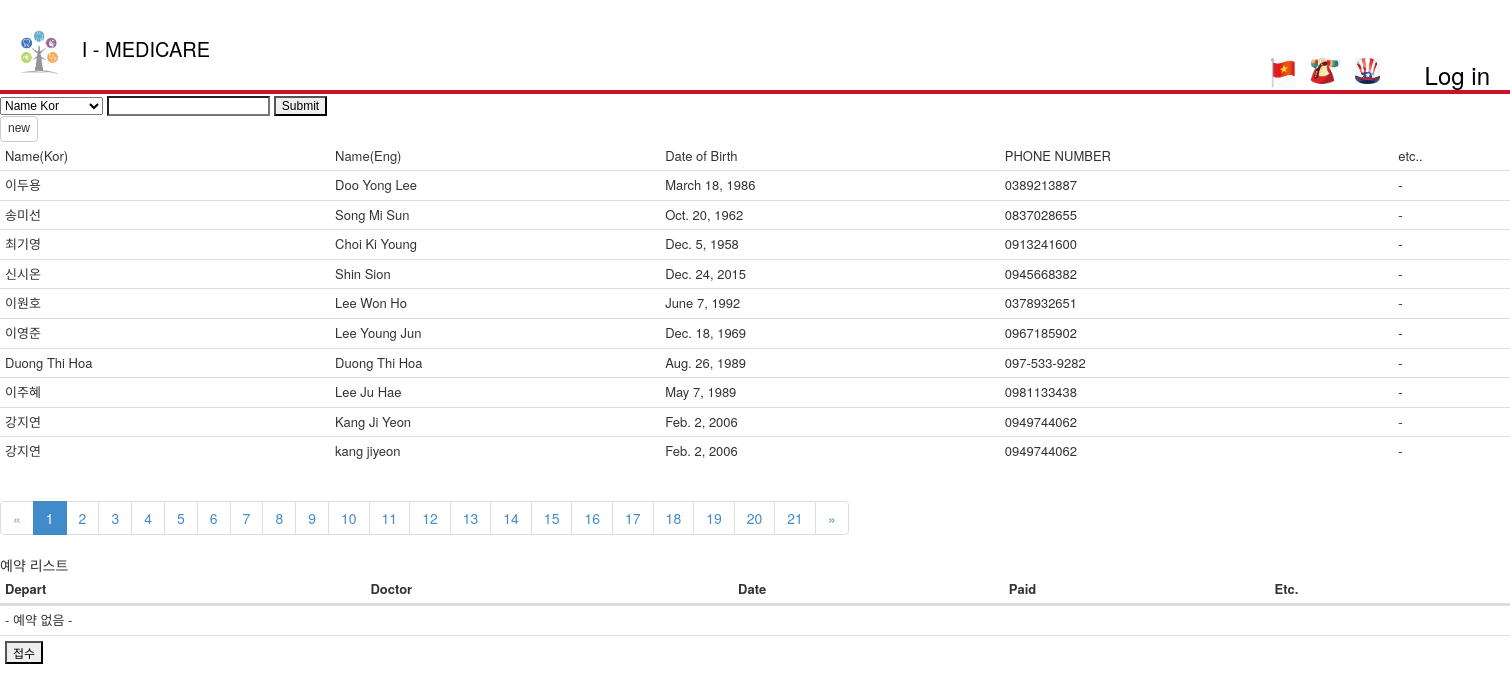
The page /receptionist/search on the database as committed earlier.
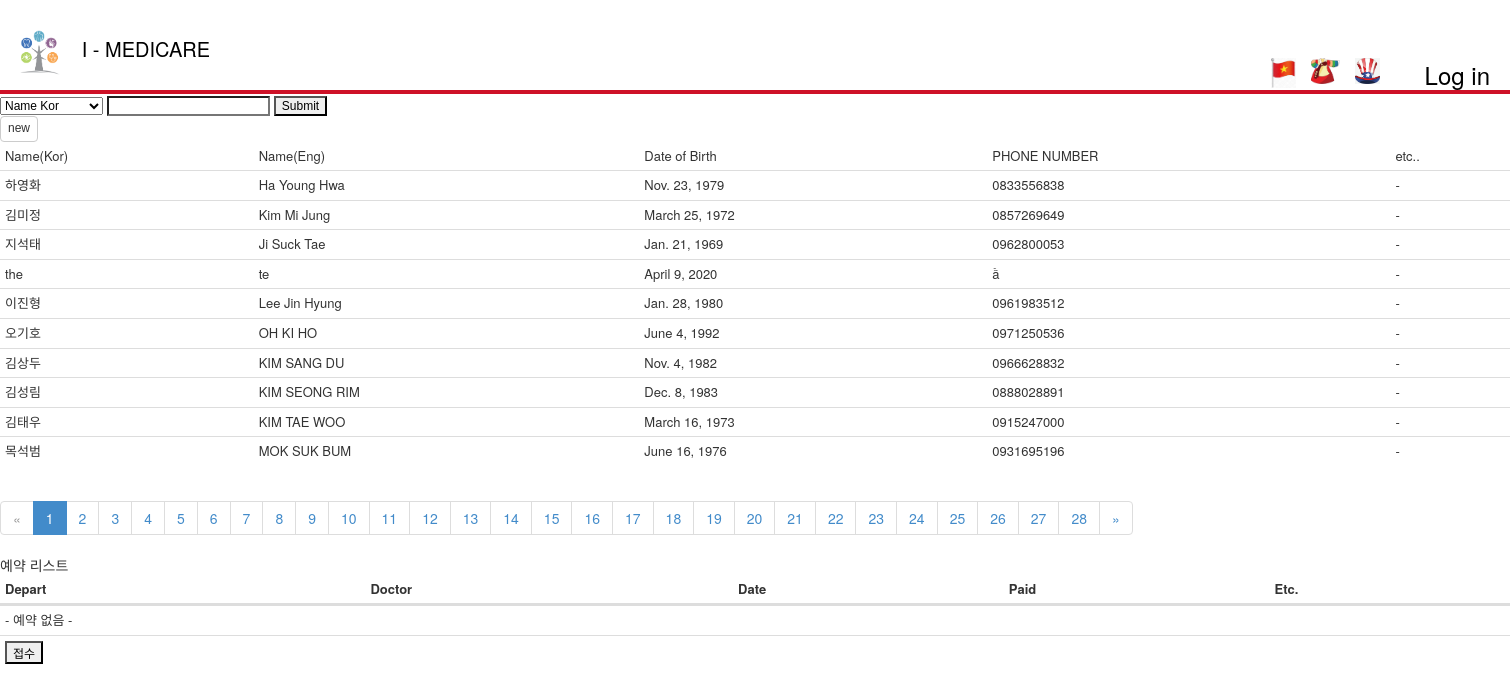
The same page on the database as committed later.
### Patient/models.py (models this page shows, shortened)
class Patient(models.Model):
    name_kor = models.CharField(
        max_length = 64,
        )
    name_eng = models.CharField(
        max_length = 64,
        )
    phone = models.CharField(
        max_length = 64,
        )
    gender = models.CharField(
        max_length = 8,
        )
    date_of_birth = models.DateField(
        blank=True,
        )
    date_registered = models.DateTimeField(
        auto_now_add=True,
        )
    address = models.CharField(
        max_length = 256,
        null=True,
        )
    past_id = models.CharField(
        null = True,
        default = None,
        max_length = 32,
        )

### Receptionist/views.py (the view)
# urls.py: path('search',views.search,name='search'),
def search(request):
    search_form = SearchPatientForm()
    page_context = 10 # 페이지 컨텐츠 갯수
    if 'search' in request.POST:
        search_form = SearchPatientForm(data = request.POST)
        if search_form.is_valid():
            category = search_form.cleaned_data['select']
            string = search_form.cleaned_data['search_input']
            kwargs = {
                    '{0}__{1}'.format(category, 'icontains'): string,
                }
            datas = Patient.objects.filter(**kwargs ).order_by("-id")
    else:
        datas = Patient.objects.all().order_by("-id")
    page = request.GET.get('page',1)
    paginator = Paginator(datas, page_context)
    try:
        paging_data = paginator.page(page)
    except PageNotAnInteger:
        paging_data = paginator.page(1)
    except EmptyPage:
        paging_data = paginator.page(paginator.num_pages)
    return render(request,
    'Receptionist/search.html',
            {
                'search': search_form,
                'datas':paging_data,
            },
        )

### Receptionist/forms.py
class SearchPatientForm(forms.Form):
    SEARCH_SEL = (
        ('name_kor',_('Name Kor')),
        ('name_eng',_('Name Eng')),
        ('date_of_birth',_('Date of Birth')),
        ('phone',_('Phone Number')),
        )
    filter = forms.ChoiceField(
        widget=forms.Select,
        choices=SEARCH_SEL,
        )
    search_input = forms.CharField(
        )

### Receptionist/templates/Receptionist/search.html (shortened to what this page needs)
﻿{% extends "app/layout.html" %}
{% load staticfiles %}
{% block content %}
<form id="signup" class="form-horizontal" method="post" action="{% url 'Receptionist:reception_search' %}" enctype="multipart/form-data">
    <div class="search">
        <div>
            {{ search.filter }}
            {{ search.search_input }}
            <input type="submit" name="search" />
        </div>
        <div class="button">
            <a href="{% url 'Receptionist:reception' %}"><input type="button" value="new" class="btn btn-default" /></a>
        </div>
        <table class="table">
            <thead class="table-primary">
                <tr>
                    <td cols="col">Name(Kor)</td>
                    <td cols="col">Name(Eng)</td>
                    <td cols="col">Date of Birth</td>
                    <td cols="col">PHONE NUMBER</td>
                    <td cols="col">etc..</td>
                </tr>
            </thead>
            <tbody>
                {% for data in datas %}
                <tr style="cursor:pointer;" id="" onclick="check_reservation({{ data.id }})">
                    <td>{{data.name_kor}}</td>
                    <td>{{data.name_eng}}</td>
                    <td>{{data.date_of_birth}}</td>
                    <td>{{data.phone}}</td>
                    <td>-</td>
                </tr>
                {% endfor %}
            </tbody>
        </table>
        {% if datas.has_other_pages %}
        <ul class = "pagination">
        {% if datas.has_previous %}
          <li><a href="?page={{ datas.previous_page_number }}">&laquo;</a></li>
        {% else %}
          <li class = "disabled"><span>&laquo;</span></li>
        {% endif %}
        {% for i in datas.paginator.page_range %}
          {% if datas.number == i %}
            <li class="active"><span>{{ i }} <span class="sr-only">(current)</span></span></li>
          {% else %}
            <li><a href="?page={{ i }}">{{ i }}</a></li>
          {% endif %}
        {% endfor %}
        {% if datas.has_next %}
            <li><a href="?page={{ datas.next_page_number }}">&raquo;</a></li>
        {% else %}
            <li class="disabled"><span>&raquo;</span></li>
        {%endif %}
        </ul>
    {%endif%}
    </div>
    <div>
        예약 리스트
        <table class="table" id="reservation_table">
            <thead>
                <tr>
                    <th>Depart</th>
                    <th>Doctor</th>
                    <th>Date</th>
                    <th>Paid</th>
                    <th>Etc.</th>
                </tr>
            </thead>
            <tbody>
            {% if reservations  %}
                {% for reserve in reservations %}
                    <tr style="cursor:pointer;" onclick="reception_reserve({{ reserve.id }})">
                        <td></td>
                        <td></td>
                        <td></td>
                        <td></td>
                        <td>-</td>
                    </tr>
                {% endfor %}
            {% else %}
                <tr>
                    <td colspan="5"> - 예약 없음 - </td>
                </tr>
            {% endif %}
                <tr>
                    <td colspan="5"><input type="submit" value="접수" /></td>
                </tr>
            </tbody>
        </table>
    </div>
</form>
    {% endblock %}

### app/templates/app/layout.html (shortened to what this page needs)
﻿<!DOCTYPE html>
{% load i18n %}
<html >
<head>
    {% load staticfiles %}
    <link rel="stylesheet" type="text/css" href="{% static 'app/content/bootstrap.min.css' %}" />
    <link rel="stylesheet" type="text/css" href="{% static 'css/wrapper.css' %}" />
    <link rel="stylesheet" href="{% static 'jquery-ui-1.8.18/themes/base/jquery-ui.css' %}" type="text/css" />
    <link rel="stylesheet" href="{% static 'css/font-awesome.min.css' %}">
    <link rel="stylesheet" type="text/css" href="{% static 'css/daterangepicker.min.css' %}" />
</head>
<body>
    <div class="navbar navbar-inverse navbar-fixed-top" style=" margin:0px; position:inherit; background:rgb(255, 255, 255); border-bottom:4px solid rgba(206, 17, 39, 1);border-color:rgba(206, 17, 39, 1);">
        <div class="">
            <div class="navbar-header">
                <a href="{% url 'index' %}" class="navbar-brand" style="padding-top:7.5px; padding-left:15px; padding-right:15px; color:rgba(0,0,0, 1); font-size:20px; ">
                <img src="{% static 'img/Menu_icon.png' %}" style="height:47px;"/>&nbsp;&nbsp;&nbsp;I - MEDICARE</a>
            </div>
            <div class="navbar-collapse collapse top_menu" >
                {% include 'app/loginpartial.html' %}
                <ul class="language_ul nav navbar-nav navbar-right" style="margin-right:30px;">
                    <li><a href="" onclick="set_lang('vie')"><image src="{% static 'img/vie.png' %}" style='height:30px;' /></a></li>
                    <li><a href="" onclick="set_lang('ko')"><image src="{% static 'img/ko.png' %} " style='height:26px;'/></a></li>
                    <li><a href="" onclick="set_lang('en')"><image src="{% static 'img/en.png' %} " style='height:26px;'/></a></li>
                </ul>
            </div>
        </div>
    </div>
    <div class="body-content">
{% block content %}{% endblock %}
    </div>
</body>
</html>

### app/templates/app/loginpartial.html (shortened to what this page needs)
{% if user.is_authenticated %}
<form id="logoutForm" action="/logout/" method="post" class="navbar-right">
    {% csrf_token %}
    <ul class="nav navbar-nav navbar-right logout_ul" style="margin-right:20px; margin-top:45px;">
        <!--
        <li>
            <div style="border:none; width:200px; height:50px; line-height:50px; color:#dedede;font-size:20px; text-align:center;" id="clock"></div>
        </li>
            -->
        <li><a href="javascript:document.getElementById('logoutForm').submit()" style="color:rgba(0,0,0, 1);">{{ _('Log out') }}</a></li>
    </ul>
</form>
{% else %}
<ul class="nav navbar-nav navbar-right logout_ul" style="margin-right:20px; margin-top:45px;">
    <li><a href="{% url 'login' %}" style="color:rgba(0,0,0, 1);">{{ _('Log in') }}</a></li>
</ul>
{% endif %}

### Manage/static/css/wrapper.css (style rules this page uses)
html { margin:0; padding:0; width:100%; height:100%; }
body { min-width: 1500px; max-width: 1980px; min-height: 750px; margin: 0; padding: 0; font: 6.7px; }
body:before { overflow-x: hidden; overflow-y: auto; height: auto; display: block; padding-top: 100%; }
.body-content { height: 100%; width: 100%; }
input, select, textarea { font: 400 12px Arial; }
th ,td { font-size: 13px; }
.language_ul { list-style:none; }
.language_ul li a { padding:0px; margin-top: 38px; margin-right: 15px; }
.logout_ul li a { padding: 0px; font-size: 24px; }
.top_menu { padding:0px; }
.table { margin-bottom: 15px; }
.table thead > tr > th, .table tbody > tr > th, .table tfoot > tr > th, .table thead > tr > td, .table tbody > tr > td, .table tfoot > tr > td { padding: 5px; border-top: 1px solid #ddd; }
.table thead > tr > th { border-bottom: 0.4vh solid #ddd; }
.btn { padding: 3.5px 7px; font-size: 12px; }

Rows that differ between the two databases and show on the page:
no longer on this page (row unchanged): Patient: name_kor "이두용", name_eng "Doo Yong Lee", date_of_birth "March 18, 1986", phone "0389213887"
no longer on this page (row unchanged): Patient: name_kor "송미선", name_eng "Song Mi Sun", date_of_birth "Oct. 20, 1962", phone "0837028655"
no longer on this page (row unchanged): Patient: name_kor "최기영", name_eng "Choi Ki Young", date_of_birth "Dec. 5, 1958", phone "0913241600"
no longer on this page (row unchanged): Patient: name_kor "신시온", name_eng "Shin Sion", date_of_birth "Dec. 24, 2015", phone "0945668382"
no longer on this page (row unchanged): Patient: name_kor "이원호", name_eng "Lee Won Ho", date_of_birth "June 7, 1992", phone "0378932651"
no longer on this page (row edited): Patient: name_kor "이영준", name_eng "Lee Young Jun", date_of_birth "Dec. 18, 1969", phone "0967185902"
no longer on this page (row unchanged): Patient: name_kor "Duong Thi Hoa", name_eng "Duong Thi Hoa", date_of_birth "Aug. 26, 1989", phone "097-533-9282"
no longer on this page (row unchanged): Patient: name_kor "이주혜", name_eng "Lee Ju Hae", date_of_birth "May 7, 1989", phone "0981133438"
no longer on this page (row unchanged): Patient: name_kor "강지연", name_eng "Kang Ji Yeon", date_of_birth "Feb. 2, 2006", phone "0949744062"
no longer on this page (row unchanged): Patient: name_kor "강지연", name_eng "kang jiyeon", date_of_birth "Feb. 2, 2006", phone "0949744062"
added Patient: name_kor "하영화", name_eng "Ha Young Hwa", date_of_birth "Nov. 23, 1979", phone "0833556838"
added Patient: name_kor "김미정", name_eng "Kim Mi Jung", date_of_birth "March 25, 1972", phone "0857269649"
added Patient: name_kor "지석태", name_eng "Ji Suck Tae", date_of_birth "Jan. 21, 1969", phone "0962800053"
added Patient: name_kor "the", name_eng "te", date_of_birth "April 9, 2020", phone "ầ"
added Patient: name_kor "이진형", name_eng "Lee Jin Hyung", date_of_birth "Jan. 28, 1980", phone "0961983512"
added Patient: name_kor "오기호", name_eng "OH KI HO", date_of_birth "June 4, 1992", phone "0971250536"
added Patient: name_kor "김상두", name_eng "KIM SANG DU", date_of_birth "Nov. 4, 1982", phone "0966628832"
added Patient: name_kor "김성림", name_eng "KIM SEONG RIM", date_of_birth "Dec. 8, 1983", phone "0888028891"
added Patient: name_kor "김태우", name_eng "KIM TAE WOO", date_of_birth "March 16, 1973", phone "0915247000"
added Patient: name_kor "목석범", name_eng "MOK SUK BUM", date_of_birth "June 16, 1976", phone "0931695196"
Other text that changed with them:
new list line: "22"
new list line: "23"
new list line: "24"
new list line: "25"
new list line: "26"
new list line: "27"
new list line: "28"
